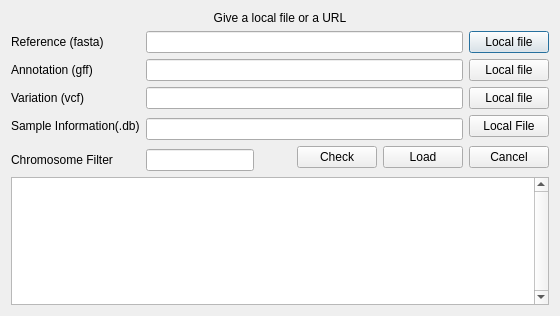
<?xml version="1.0" encoding="UTF-8"?>
<ui version="4.0">
 <class>SourcesDialog</class>
 <widget class="QDialog" name="SourcesDialog">
  <property name="geometry">
   <rect>
    <x>0</x>
    <y>0</y>
    <width>560</width>
    <height>316</height>
   </rect>
  </property>
  <property name="windowTitle">
   <string>SVAMP: Load</string>
  </property>
  <layout class="QGridLayout" name="gridLayout">
   <item row="1" column="5">
    <widget class="QPushButton" name="referenceButton">
     <property name="font">
      <font>
       <pointsize>9</pointsize>
      </font>
     </property>
     <property name="toolTip">
      <string>Select a FASTA file to load</string>
     </property>
     <property name="text">
      <string>Local file</string>
     </property>
    </widget>
   </item>
   <item row="2" column="5">
    <widget class="QPushButton" name="annoButton">
     <property name="font">
      <font>
       <pointsize>9</pointsize>
      </font>
     </property>
     <property name="toolTip">
      <string>Select a GFF file to load</string>
     </property>
     <property name="text">
      <string>Local file</string>
     </property>
    </widget>
   </item>
   <item row="3" column="5">
    <widget class="QPushButton" name="varButton">
     <property name="font">
      <font>
       <pointsize>9</pointsize>
      </font>
     </property>
     <property name="toolTip">
      <string>Select a VCF file to load</string>
     </property>
     <property name="text">
      <string>Local file</string>
     </property>
    </widget>
   </item>
   <item row="0" column="0" colspan="6">
    <widget class="QLabel" name="titleLabel">
     <property name="font">
      <font>
       <pointsize>9</pointsize>
      </font>
     </property>
     <property name="text">
      <string>Give a local file or a URL</string>
     </property>
     <property name="alignment">
      <set>Qt::AlignCenter</set>
     </property>
    </widget>
   </item>
   <item row="1" column="1" colspan="4">
    <widget class="QLineEdit" name="referenceLine">
     <property name="font">
      <font>
       <pointsize>9</pointsize>
      </font>
     </property>
     <property name="toolTip">
      <string>Select a FASTA file to load</string>
     </property>
    </widget>
   </item>
   <item row="2" column="1" colspan="4">
    <widget class="QLineEdit" name="annoLine">
     <property name="font">
      <font>
       <pointsize>9</pointsize>
      </font>
     </property>
     <property name="toolTip">
      <string>Select a GFF file to load</string>
     </property>
    </widget>
   </item>
   <item row="3" column="1" colspan="4">
    <widget class="QLineEdit" name="varLine">
     <property name="font">
      <font>
       <pointsize>9</pointsize>
      </font>
     </property>
     <property name="toolTip">
      <string>Select a VCF file to load</string>
     </property>
    </widget>
   </item>
   <item row="1" column="0">
    <widget class="QLabel" name="referenceLabel">
     <property name="font">
      <font>
       <pointsize>9</pointsize>
      </font>
     </property>
     <property name="toolTip">
      <string>Select a FASTA file to load</string>
     </property>
     <property name="text">
      <string>Reference (fasta)</string>
     </property>
    </widget>
   </item>
   <item row="2" column="0">
    <widget class="QLabel" name="annoLabel">
     <property name="font">
      <font>
       <pointsize>9</pointsize>
      </font>
     </property>
     <property name="toolTip">
      <string>Select a GFF file to load</string>
     </property>
     <property name="text">
      <string>Annotation (gff)</string>
     </property>
    </widget>
   </item>
   <item row="3" column="0">
    <widget class="QLabel" name="varLabel">
     <property name="font">
      <font>
       <pointsize>9</pointsize>
      </font>
     </property>
     <property name="toolTip">
      <string>Select a VCF file to load</string>
     </property>
     <property name="text">
      <string>Variation (vcf)</string>
     </property>
    </widget>
   </item>
   <item row="5" column="5" rowspan="2">
    <widget class="QPushButton" name="cancelButton">
     <property name="font">
      <font>
       <pointsize>9</pointsize>
      </font>
     </property>
     <property name="text">
      <string>Cancel</string>
     </property>
    </widget>
   </item>
   <item row="5" column="4" rowspan="2">
    <widget class="QPushButton" name="okButton">
     <property name="font">
      <font>
       <pointsize>9</pointsize>
      </font>
     </property>
     <property name="text">
      <string>Load</string>
     </property>
    </widget>
   </item>
   <item row="6" column="0">
    <widget class="QLabel" name="filterLabel">
     <property name="font">
      <font>
       <pointsize>9</pointsize>
      </font>
     </property>
     <property name="toolTip">
      <string>Filter the input files by chromosome for speed</string>
     </property>
     <property name="text">
      <string>Chromosome Filter</string>
     </property>
    </widget>
   </item>
   <item row="6" column="1">
    <widget class="QLineEdit" name="filterLine">
     <property name="font">
      <font>
       <pointsize>9</pointsize>
      </font>
     </property>
     <property name="toolTip">
      <string>Filter the input files by chromosome for speed</string>
     </property>
    </widget>
   </item>
   <item row="7" column="0" colspan="6">
    <widget class="QTableWidget" name="chromosomeData">
     <property name="sizePolicy">
      <sizepolicy hsizetype="Expanding" vsizetype="Expanding">
       <horstretch>0</horstretch>
       <verstretch>0</verstretch>
      </sizepolicy>
     </property>
     <property name="baseSize">
      <size>
       <width>120</width>
       <height>20</height>
      </size>
     </property>
     <property name="verticalScrollBarPolicy">
      <enum>Qt::ScrollBarAlwaysOn</enum>
     </property>
     <property name="horizontalScrollBarPolicy">
      <enum>Qt::ScrollBarAlwaysOff</enum>
     </property>
     <property name="cornerButtonEnabled">
      <bool>false</bool>
     </property>
     <attribute name="horizontalHeaderVisible">
      <bool>false</bool>
     </attribute>
     <attribute name="verticalHeaderVisible">
      <bool>false</bool>
     </attribute>
    </widget>
   </item>
   <item row="5" column="3" rowspan="2">
    <widget class="QPushButton" name="infoButton">
     <property name="font">
      <font>
       <pointsize>9</pointsize>
      </font>
     </property>
     <property name="text">
      <string>Check</string>
     </property>
    </widget>
   </item>
   <item row="6" column="2">
    <spacer name="horizontalSpacer">
     <property name="orientation">
      <enum>Qt::Horizontal</enum>
     </property>
     <property name="sizeHint" stdset="0">
      <size>
       <width>28</width>
       <height>20</height>
      </size>
     </property>
    </spacer>
   </item>
   <item row="4" column="0">
    <widget class="QLabel" name="label">
     <property name="font">
      <font>
       <pointsize>9</pointsize>
      </font>
     </property>
     <property name="text">
      <string>Sample Information(.db)</string>
     </property>
    </widget>
   </item>
   <item row="4" column="1" rowspan="2" colspan="4">
    <widget class="QLineEdit" name="dbLine">
     <property name="font">
      <font>
       <pointsize>9</pointsize>
      </font>
     </property>
    </widget>
   </item>
   <item row="4" column="5">
    <widget class="QPushButton" name="dbButton">
     <property name="font">
      <font>
       <pointsize>9</pointsize>
      </font>
     </property>
     <property name="text">
      <string>Local File</string>
     </property>
    </widget>
   </item>
  </layout>
  <zorder>referenceButton</zorder>
  <zorder>annoButton</zorder>
  <zorder>varButton</zorder>
  <zorder>titleLabel</zorder>
  <zorder>referenceLine</zorder>
  <zorder>annoLine</zorder>
  <zorder>varLine</zorder>
  <zorder>referenceLabel</zorder>
  <zorder>annoLabel</zorder>
  <zorder>varLabel</zorder>
  <zorder>cancelButton</zorder>
  <zorder>okButton</zorder>
  <zorder>filterLabel</zorder>
  <zorder>filterLine</zorder>
  <zorder>chromosomeData</zorder>
  <zorder>infoButton</zorder>
  <zorder>horizontalSpacer</zorder>
  <zorder>label</zorder>
  <zorder>dbLine</zorder>
  <zorder>dbButton</zorder>
 </widget>
 <tabstops>
  <tabstop>referenceLine</tabstop>
  <tabstop>referenceButton</tabstop>
  <tabstop>annoLine</tabstop>
  <tabstop>annoButton</tabstop>
  <tabstop>varLine</tabstop>
  <tabstop>varButton</tabstop>
  <tabstop>filterLine</tabstop>
  <tabstop>infoButton</tabstop>
  <tabstop>okButton</tabstop>
  <tabstop>cancelButton</tabstop>
  <tabstop>chromosomeData</tabstop>
 </tabstops>
 <resources/>
 <connections/>
</ui>
